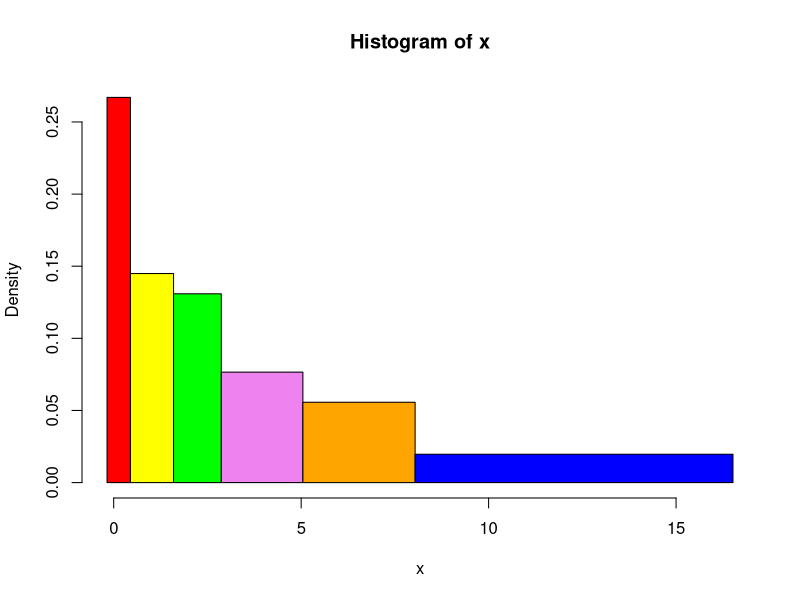
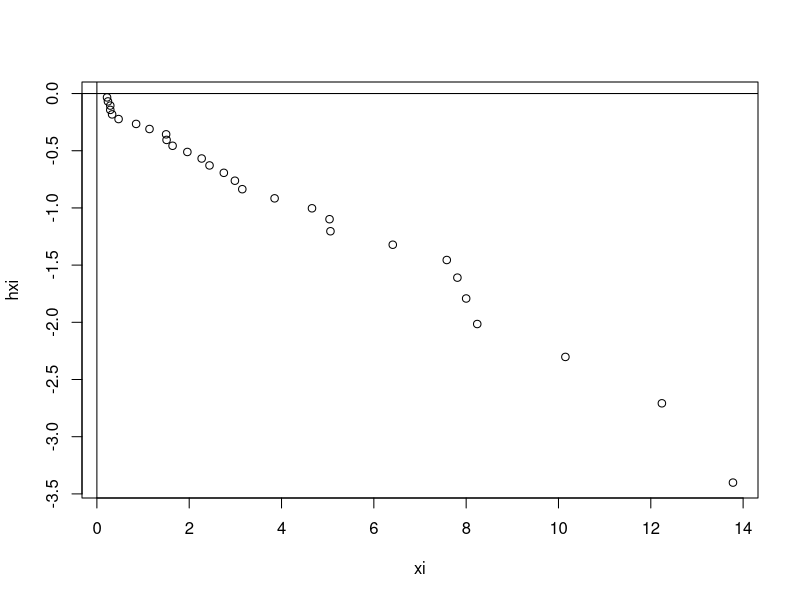
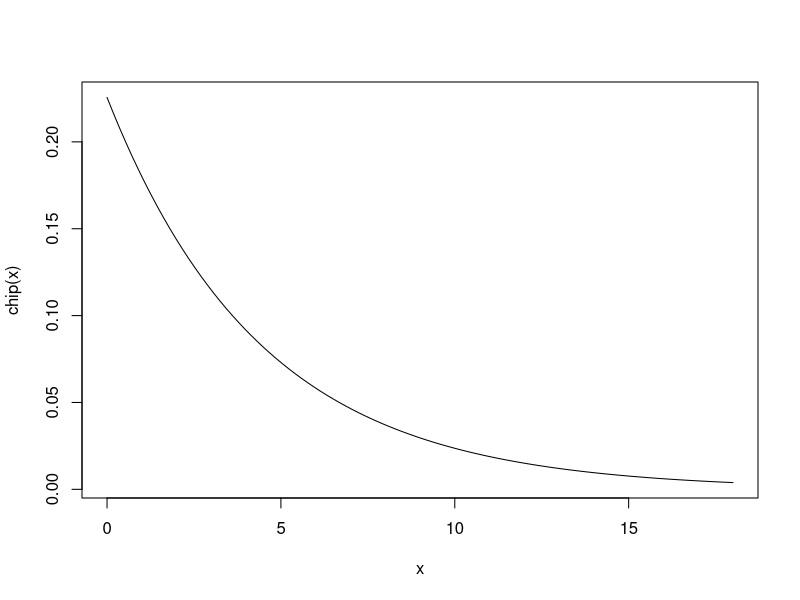

Generate these figures, in order, with R:
## ---- chunk 1
knitr::opts_chunk$set(echo = TRUE)
## ---- chunk 2
dureeTransmi <- c(0.22,0.24,0.29,0.29,0.33,0.47,0.85,1.14,1.50,1.51,1.64,1.96,2.27,2.44,2.75,2.99,3.15,3.85,4.66,5.04,5.06,6.41,7.58,7.81,8.00,8.24,10.15,12.24,13.78,16.12)
## ---- chunk 3

histoeff <- function(x, xlim=NULL, ...)
{
  sx <- sort(x)
  n <- length(x)
  k <- round(log(n)/log(2)+1)
  rangex <- max(x)-min(x)
  quantileVoulu <- quantile(x, seq(1,k-1)/k, max(x))

  breaks <- c(min(x)-0.025*rangex, quantileVoulu, max(x)+0.025*rangex)
  col <- 0
  if (is.null(xlim)) xlim<-c(breaks[1], breaks[k+1])
  colors = c("red", "yellow", "green", "violet", "orange", "blue", "pink", "cyan")
  
  hist(x, breaks=breaks, col=colors, xlim=xlim, probability=T)
}

histoeff(dureeTransmi)
## ---- chunk 4
graphProba <- function(xi,hxi,limy)
{
  plot(xi,hxi)
  abline(v=0)
  abline(h=0)
}

# x représente le tableau non trié avec les observations sur les ampoules
# log(1 - seq(1:9)/10) est la transformation de la fonction de répartition de la loi exponentielle
# sort(x) [1:9] est le tableau x trié en ne gardant que les 9 premiers éléments
lastElem <- length(dureeTransmi)
blElem <- length(dureeTransmi)-1
#limy<-c(-2.5,0.1)
myxi <- sort(dureeTransmi)[1:blElem]
myhxi <- log(1-seq(1:blElem)/lastElem)


graphProba(myxi,myhxi)
## ---- chunk 5
moyenneEmpirique <- mean(dureeTransmi)
lambdaApp = 1/moyenneEmpirique
print(lambdaApp)
chip <- function(x) lambdaApp * exp(-lambdaApp * x)
curve(chip, from=0, to=18)
## ---- chunk 6
n <- length(dureeTransmi)
lambdaApp = lambdaApp * (n)/(n+1)
print(lambdaApp)
t <- (-1*log(0.1))/lambdaApp
# n : nombre de valeurs

# En milliers d'heures
print(t)
# En heures
print(t*1000)
# En jours
print((t*1000)/24)

#Calcul en oubliant le biais 
lambdaApp = lambdaApp * (n+1)/n
t <- (-1*log(0.1)/lambdaApp)
print(t)
